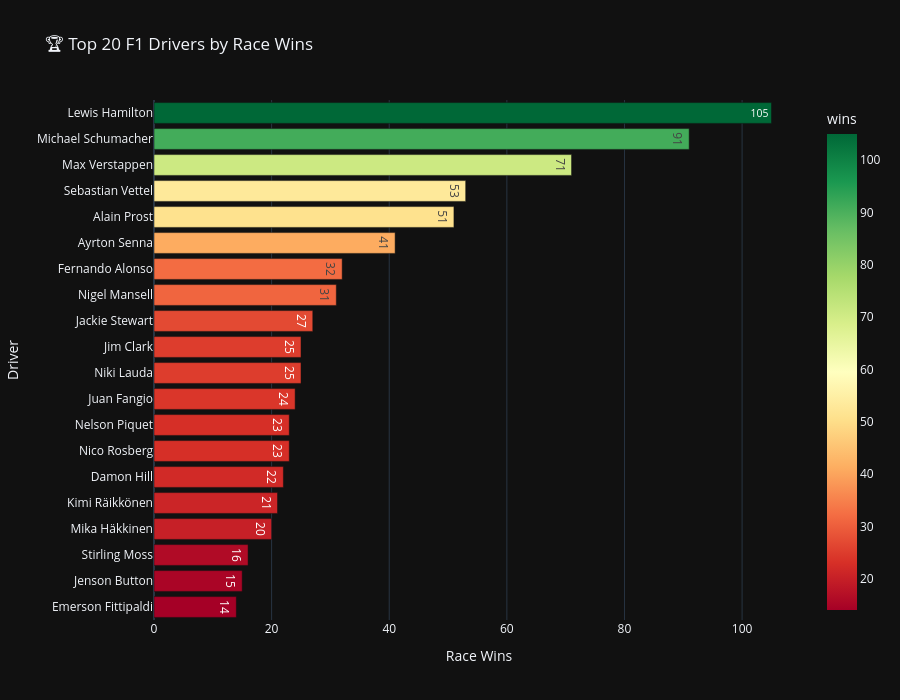

Notebook source saved alongside this figure:
### Code cell
# Top 20 Drivers by Wins
top_winners = qualified_drivers.nlargest(20, 'wins')

fig = px.bar(
    top_winners.reset_index(),
    x='wins',
    y='driver_name',
    orientation='h',
    title='🏆 Top 20 F1 Drivers by Race Wins',
    color='wins',
    color_continuous_scale='RdYlGn',
    text='wins',
    hover_data=['win_rate', 'podiums', 'career_span']
)

fig.update_layout(
    yaxis=dict(autorange="reversed"),
    xaxis_title="Race Wins",
    yaxis_title="Driver",
    height=700,
    template='plotly_dark'
)
fig.show()

### Figure 1 — Plotly figure (JSON) as saved in the notebook; plotly's stock layout.template omitted (floating-point values rounded to 4 significant figures)
{"data": [{"customdata": [[269.2, 203.0, 20.0], [303.3, 155.0, 22.0], [186.8, 127.0, 12.0], [135.9, 122.0, 16.0], [196.2, 106.0, 14.0], [178.3, 80.0, 11.0], [86.49, 106.0, 26.0], [119.2, 59.0, 16.0], [168.8, 43.0, 9.0], [192.3, 32.0, 9.0], [100.0, 54.0, 15.0], [218.2, 35.0, 9.0], [88.46, 60.0, 14.0], [88.46, 57.0, 11.0], [104.8, 42.0, 8.0], [55.26, 103.0, 21.0], [86.96, 51.0, 11.0], [114.3, 24.0, 11.0], [57.69, 50.0, 18.0], [77.78, 35.0, 11.0]], "hovertemplate": "wins=%{marker.color}<br>driver_name=%{y}<br>win_rate=%{customdata[0]}<br>podiums=%{customdata[1]}<br>career_span=%{customdata[2]}<extra></extra>", "legendgroup": "", "marker": {"color": [105, 91, 71, 53, 51, 41, 32, 31, 27, 25, 25, 24, 23, 23, 22, 21, 20, 16, 15, 14], "coloraxis": "coloraxis", "pattern": {"shape": ""}}, "name": "", "orientation": "h", "showlegend": false, "text": [105.0, 91.0, 71.0, 53.0, 51.0, 41.0, 32.0, 31.0, 27.0, 25.0, 25.0, 24.0, 23.0, 23.0, 22.0, 21.0, 20.0, 16.0, 15.0, 14.0], "textposition": "auto", "type": "bar", "x": [105, 91, 71, 53, 51, 41, 32, 31, 27, 25, 25, 24, 23, 23, 22, 21, 20, 16, 15, 14], "xaxis": "x", "y": ["Lewis Hamilton", "Michael Schumacher", "Max Verstappen", "Sebastian Vettel", "Alain Prost", "Ayrton Senna", "Fernando Alonso", "Nigel Mansell", "Jackie Stewart", "Jim Clark", "Niki Lauda", "Juan Fangio", "Nelson Piquet", "Nico Rosberg", "Damon Hill", "Kimi Räikkönen", "Mika Häkkinen", "Stirling Moss", "Jenson Button", "Emerson Fittipaldi"], "yaxis": "y"}], "layout": {"barmode": "relative", "coloraxis": {"colorbar": {"title": {"text": "wins"}}, "colorscale": [[0, "rgb(165,0,38)"], [0.1, "rgb(215,48,39)"], [0.2, "rgb(244,109,67)"], [0.3, "rgb(253,174,97)"], [0.4, "rgb(254,224,139)"], [0.5, "rgb(255,255,191)"], [0.6, "rgb(217,239,139)"], [0.7, "rgb(166,217,106)"], [0.8, "rgb(102,189,99)"], [0.9, "rgb(26,152,80)"], [1, "rgb(0,104,55)"]]}, "height": 700, "legend": {"tracegroupgap": 0}, "title": {"text": "🏆 Top 20 F1 Drivers by Race Wins"}, "xaxis": {"anchor": "y", "domain": [0, 1], "title": {"text": "Race Wins"}}, "yaxis": {"anchor": "x", "autorange": "reversed", "domain": [0, 1], "title": {"text": "Driver"}}}}
